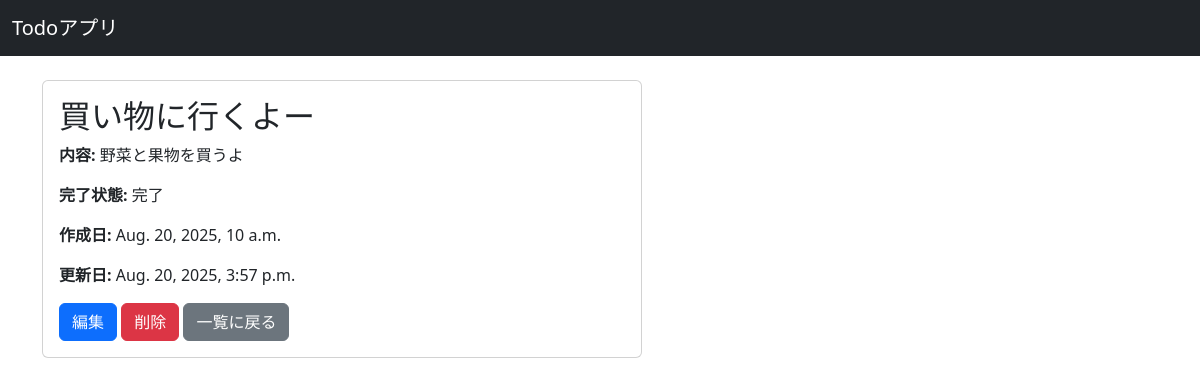
Page /todos/todos/1 on the committed database.
### todos/models.py (models this page shows, shortened)
class Todo(models.Model):
    user = models.ForeignKey(User, on_delete=models.CASCADE)
    title = models.CharField(max_length=30, null=False)
    description = models.TextField(null=True, blank=True)
    is_completed = models.BooleanField(default=False)
    due_date = models.DateField(null=False)
    created_at = models.DateTimeField(auto_now_add=True)
    updated_at = models.DateTimeField(auto_now=True)

### todos/views.py (the view)
# urls.py: path("todos/<int:pk>", TodoDetailView.as_view(), name="todo_detail"),
class TodoDetailView(DetailView):
    model = Todo
    template_name = 'todos/detail.html'
    context_object_name = 'todo'

### todos/templates/todos/detail.html (shortened to what this page needs)
{% extends "base.html" %}
{% block content %}
    <div class="card" style="max-width: 600px;">
        <div class="card-body">
            <div class="todo-detail">
                <h2 class="card-title">{{ todo.title }}</h2>
                <p class="card-text"><strong>内容:</strong> {{ todo.description }}</p>
                <p class="card-text">
                    <strong>完了状態:</strong>
                    {% if todo.is_completed %}完了{% else %}未完了{% endif %}
                </p>
                <p class="card-text">
                    <strong>作成日:</strong>
                    {{ todo.created_at }}
                </p>
                <p class="card-text">
                    <strong>更新日:</strong>
                    {{ todo.updated_at }}
                </p>
                <a href="{% url 'todo_edit' todo.pk %}" class="btn btn-primary">編集</a>
                <a href="{% url 'todo_delete' todo.pk %}" class="btn btn-danger">削除</a>
                <a href="{% url 'todo_list' %}" class="btn btn-secondary">一覧に戻る</a>
            </div>
        </div>
    </div>
{% endblock %}

### rows in the picture
Todo: title "買い物に行くよー", description "野菜と果物を買うよ", created_at "Aug. 20, 2025, 10 a.m.", updated_at "Aug. 20, 2025, 3:57 p.m."
